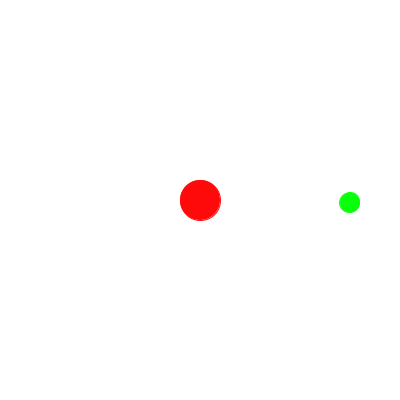
Frame 1 (no input)
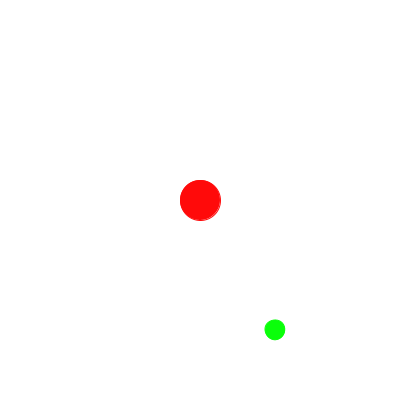
Frame 60 (the mouse pressed at the canvas centre just before this capture)
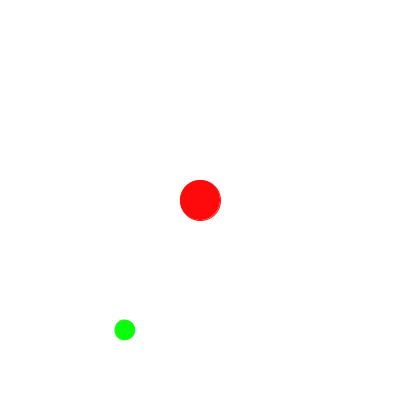
Frame 120 (the mouse held since frame 60 and released just before this capture)

The Processing sketch that drew these frames (run headless with seeded random() and noise(); from frame 60 on, the mouse is pressed at the canvas centre):

// Processing sketch: processing_100944
// ── processing_100944.pde

//Day9 Q4
float  theta;
void  setup(){
  size(400,400);
  smooth();
  theta  =  0;
}
void  draw(){
  background(255);
  //The sun  
  translate( width/2, height/2 );
  stroke(255,10,10);
  fill(255,10,10);
  ellipse(0,0,40,40);
  theta  =  theta  +  1;
  //The Green Planet
  rotate(radians(theta));
  println("radians(theta)=" + radians(theta));
  translate(150 ,0);
  stroke(10,255,10);
  fill(10,255,10);
  ellipse(0,0,20,20);

}
